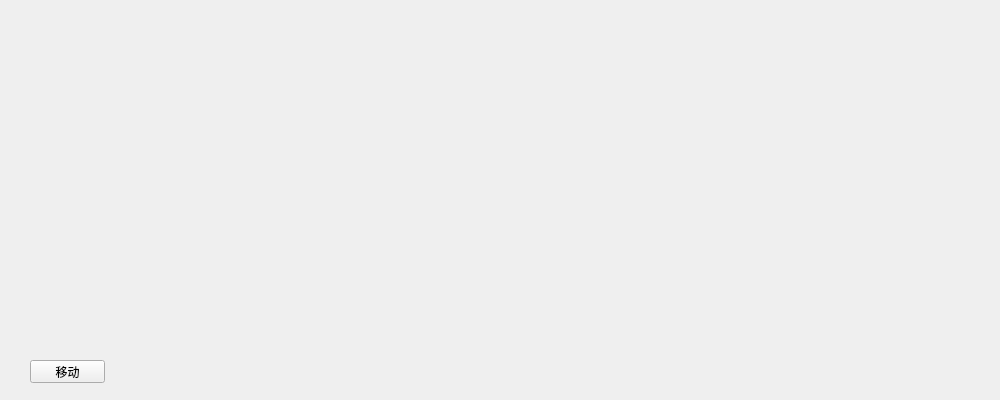
<?xml version="1.0" encoding="UTF-8"?>
<ui version="4.0">
 <class>Widget</class>
 <widget class="QWidget" name="Widget">
  <property name="geometry">
   <rect>
    <x>0</x>
    <y>0</y>
    <width>1000</width>
    <height>400</height>
   </rect>
  </property>
  <property name="windowTitle">
   <string>Widget</string>
  </property>
  <widget class="QPushButton" name="pushButton">
   <property name="geometry">
    <rect>
     <x>30</x>
     <y>360</y>
     <width>75</width>
     <height>23</height>
    </rect>
   </property>
   <property name="text">
    <string>移动</string>
   </property>
  </widget>
 </widget>
 <layoutdefault spacing="6" margin="11"/>
 <resources/>
 <connections/>
</ui>
